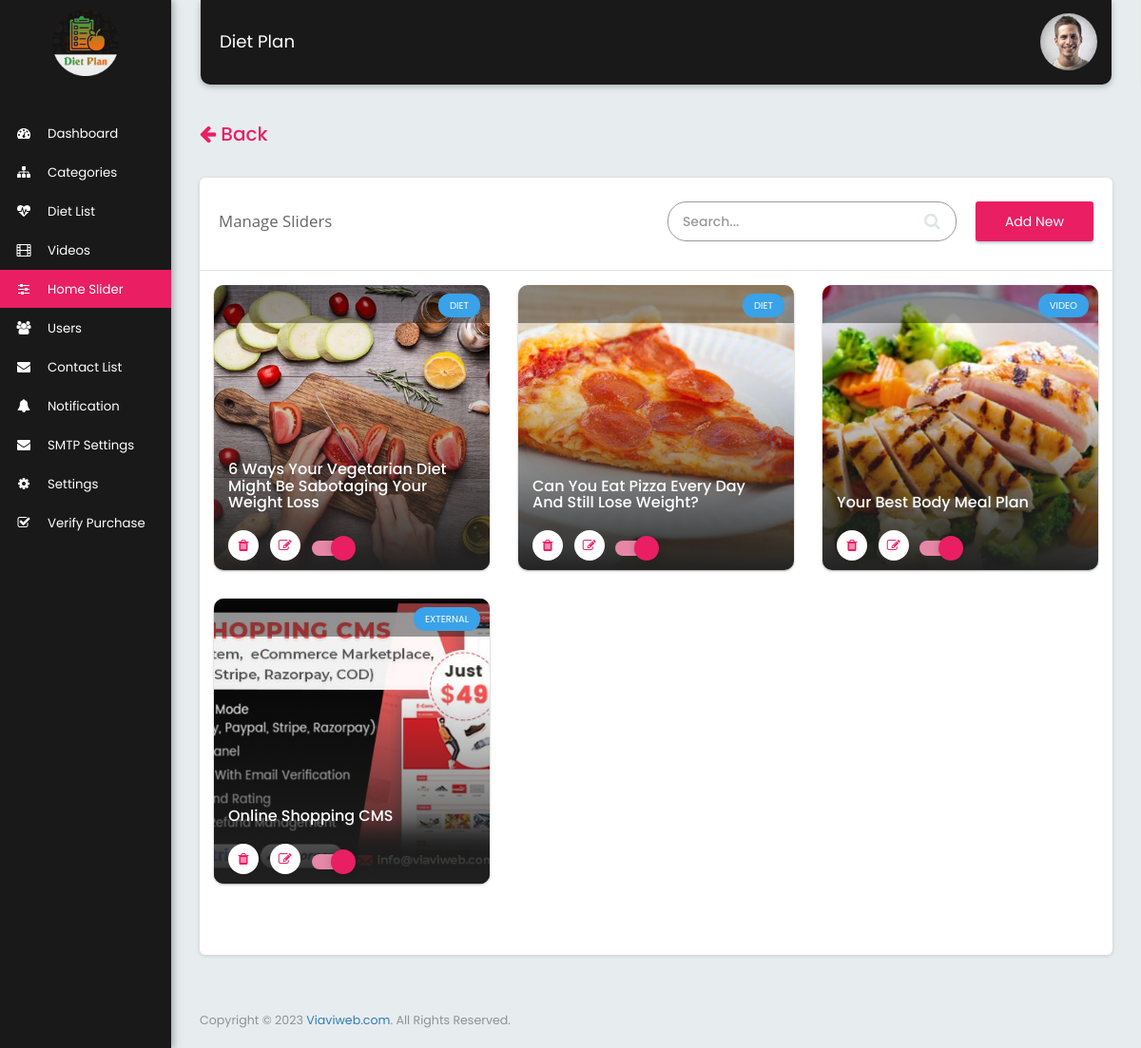
The page /manage_slider.php (signed in) on the database its author committed.
### tables this page shows
CREATE TABLE `tbl_slider` (
  `id` int(10) NOT NULL,
  `post_id` int(10) NOT NULL DEFAULT 0,
  `slider_type` varchar(30) DEFAULT NULL,
  `slider_title` varchar(150) DEFAULT NULL,
  `external_url` text DEFAULT NULL,
  `external_image` text DEFAULT NULL,
  `status` int(1) NOT NULL DEFAULT 1
);

CREATE TABLE `tbl_diets` (
  `id` int(11) NOT NULL,
  `cat_id` int(11) NOT NULL,
  `diet_title` varchar(150) NOT NULL,
  `diet_info` text NOT NULL,
  `diet_image` varchar(255) NOT NULL,
  `total_views` int(11) NOT NULL DEFAULT 0,
  `status` int(1) NOT NULL DEFAULT 1,
  `status_type` varchar(30) NOT NULL,
  `is_slider` int(1) NOT NULL DEFAULT 0
);

CREATE TABLE `tbl_video` (
  `id` int(11) NOT NULL,
  `video_type` varchar(200) NOT NULL,
  `video_title` varchar(200) NOT NULL,
  `video_url` text NOT NULL,
  `video_id` varchar(200) DEFAULT NULL,
  `video_thumbnail` text NOT NULL,
  `video_duration` varchar(200) DEFAULT NULL,
  `total_views` int(11) NOT NULL DEFAULT 0,
  `is_slider` int(1) NOT NULL DEFAULT 0,
  `status` int(1) NOT NULL DEFAULT 1
);

### manage_slider.php (the view, shortened to what this page needs)
<?php
  $page_title="Manage Sliders";
  include("includes/header.php");
  require("includes/function.php");
  if(isset($_POST['data_search']))
  {
      $qry="SELECT * FROM tbl_slider
      WHERE tbl_slider.`slider_title` like '%".addslashes($_POST['search_value'])."%'
      ORDER BY tbl_slider.`slider_title`";
      $result=mysqli_query($mysqli,$qry);
  }
  else
  {
      $limit = 12;
      $page=0;
      if($page){
      $start = ($page - 1) * $limit;
      }else{
      $start = 0;
      }
      $qry="SELECT * FROM tbl_slider
      ORDER BY tbl_slider.id DESC LIMIT $start, $limit";
      $result=mysqli_query($mysqli,$qry);
  }
  function get_single_info($post_id,$param,$type='video')
  {
    global $mysqli;
    switch ($type) {
      case 'video':
        $query="SELECT * FROM tbl_video WHERE `id`='$post_id'";
        break;
      default:
        $query="SELECT * FROM tbl_diets WHERE `id`='$post_id'";
        break;
    }
    $sql = mysqli_query($mysqli,$query)or die(mysqli_error());
    $row=mysqli_fetch_assoc($sql);
    return stripslashes($row[$param]);
  }
?>
<div class="row">
  <div class="col-xs-12">
    <?php
        if(isset($_SERVER['HTTP_REFERER']))
        {
          echo '<a href="'.$_SERVER['HTTP_REFERER'].'"><h4 class="pull-left" style="font-size: 20px;color: #e91e63"><i class="fa fa-arrow-left"></i> Back</h4></a>';
        }
    ?>
    <div class="card mrg_bottom">
      <div class="page_title_block">
        <div class="col-md-5 col-xs-12">
          <div class="page_title"><?=$page_title?></div>
        </div>
        <div class="col-md-7 col-xs-12">
          <div class="search_list">
            <div class="search_block">
              <form  method="post" action="">
              <input class="form-control input-sm" placeholder="Search..." aria-controls="DataTables_Table_0" type="search" name="search_value" value="<?php if(isset($_POST['search_value'])){ echo $_POST['search_value']; }?>" required>
                    <button type="submit" name="data_search" class="btn-search"><i class="fa fa-search"></i></button>
              </form>
            </div>
            <div class="add_btn_primary"> <a href="add_slider.php?add=yes">Add New</a> </div>
          </div>
        </div>
      </div>
       <div class="clearfix"></div>
      <div class="col-md-12 mrg-top">
        <div class="row">
          <?php
          $i=0;
          while($row=mysqli_fetch_array($result))
          {
              switch ($row['slider_type']) {
                case 'video':
                  $slider_title=get_single_info($row['post_id'],'video_title','video');
                  $image=get_single_info($row['post_id'],'video_thumbnail','video');
                  break;
                case 'diet':
                  $slider_title=get_single_info($row['post_id'],'diet_title','diet');
                  $image=get_single_info($row['post_id'],'diet_image','diet');
                  break;
                default:
                  $slider_title=$row['slider_title'];
                  $image=$row['external_image'];
                  break;
            }
          ?>
          <?php
            if($row['slider_type']!='quote')
            {
          ?>
          <div class="col-lg-4 col-sm-6 col-xs-12">
            <div class="block_wallpaper">
              <div class="wall_category_block" style="text-align: right;">
                <div class="row" style="padding: 10px;">
                  <span class="label label-success"><?=$row['slider_type']?></span>
                </div>
              </div>
              <div class="wall_image_title">
                <h2><a href="javascript:void(0)"><?php echo $slider_title;?></a></h2>
                <ul>
                  <li>
                      <a href="javascript:void(0)" class="btn_delete" data-table="tbl_slider" data-id="<?php echo $row['id'];?>"  data-toggle="tooltip" data-tooltip="Delete"><i class="fa fa-trash"></i></a>
                  </li>
                  <li><a href="edit_slider.php?edit_id=<?php echo $row['id'];?>" data-toggle="tooltip" data-tooltip="Edit"><i class="fa fa-edit"></i></a></li>
                  <li>
                          <div class="row toggle_btn">
                              <label for="enable_disable_check_<?=$i?>" class="lbl"></label>
                          </div>
                        </li>
                </ul>
              </div>
              <span>
                <img src="images/<?php echo $image;?>"/>
              </span>
            </div>
          </div>
              <?php
            }
          $i++;
        }
    ?>
  </div>
      </div>
      <div class="col-md-12 col-xs-12">
        <div class="pagination_item_block">
        </div>
      </div>
      <div class="clearfix"></div>
    </div>
  </div>
</div>
<?php include("includes/footer.php");?>

### rows shown on the page
tbl_slider: slider_type "DIET", post.diet_title "6 Ways Your Vegetarian Diet Might Be Sabotaging Your Weight Loss", post.diet_image (picture)
tbl_slider: slider_type "DIET", post.diet_title "Can You Eat Pizza Every Day And Still Lose Weight?", post.diet_image (picture)
tbl_slider: slider_type "VIDEO", post.video_title "Your Best Body Meal Plan", post.video_thumbnail (picture)
tbl_slider: slider_type "EXTERNAL", slider_title "Online Shopping CMS", external_image (picture)

### other values the page prints
APP_NAME "Diet Plan"
$page_title "Manage Sliders"
